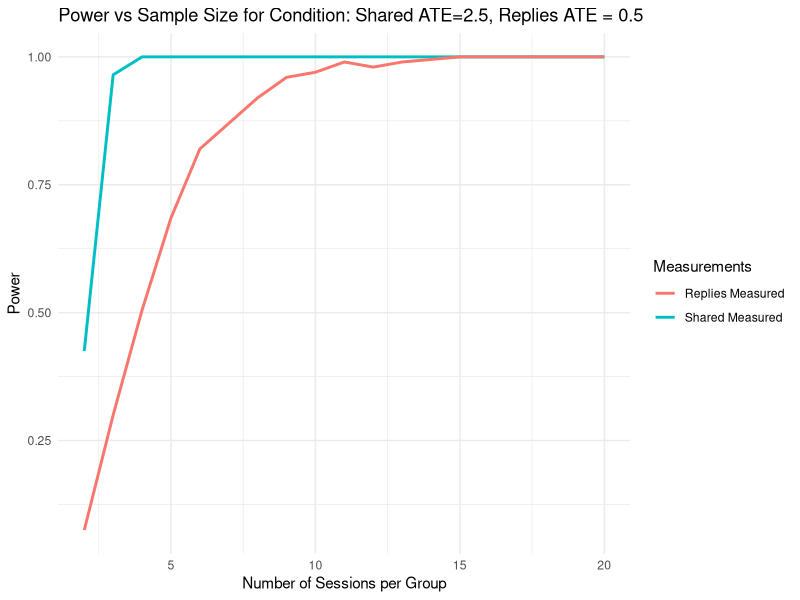
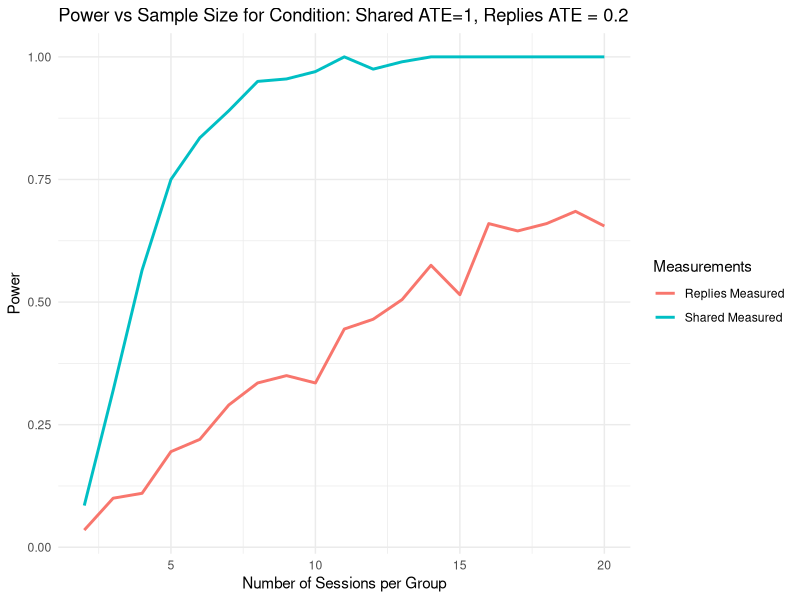
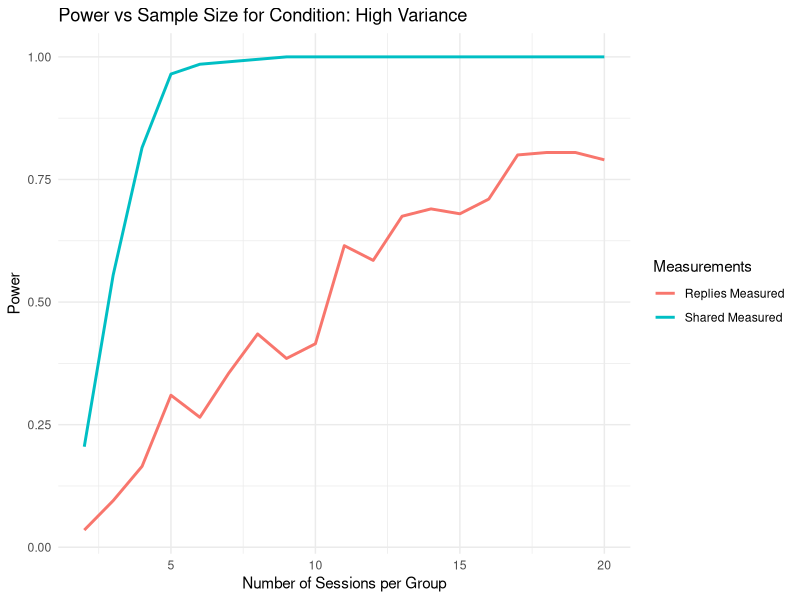

Generate these figures, in order, with R:
## ---- chunk 1
knitr::opts_chunk$set(echo = TRUE)
## ---- chunk 2
library(ggplot2)
library(data.table)

set.seed(1)

demo_size = 1000
d <- data.table(
  shared_flyers_control = rnorm(demo_size, 5, 0.5 ),
  replies_control = rnorm(demo_size, 1, 0.25),
  treatment = sample(rep(0:1, each = demo_size / 2))
)


d[, shared_flyers_treatment := shared_flyers_control + 2.5 ]
d[, replies_treatment := replies_control + 0.5 ]

#d[, shared_flyers_treatment := shared_flyers_control + rnorm(demo_size, 1, 0.25) ]
#d[, replies_treatment := replies_control + rnorm(demo_size, 0.5, 0.2)  ]

d[, shared_measured := ifelse(treatment == 1, shared_flyers_treatment, shared_flyers_control)]
d[, replies_measured := ifelse(treatment == 1, replies_treatment, replies_control)]

# min all measurements to zero
d[, shared_measured := pmax(shared_measured, 0)]
d[, replies_measured := pmax(replies_measured, 0)]



#Preparing data for Scenario 2
e <- data.table(
  shared_flyers_control = rnorm(demo_size, 5, 0.5 ),
  replies_control = rnorm(demo_size, 1, 0.25),
  treatment = sample(rep(0:1, each = demo_size / 2))
)


e[, shared_flyers_treatment := shared_flyers_control + 1 ]
e[, replies_treatment := replies_control + 0.2  ]

#e[, shared_flyers_treatment := shared_flyers_control + rnorm(demo_size, 0.6, 0.25) ]
#e[, replies_treatment := replies_control + rnorm(demo_size, 0.25, 0.2)  ]

e[, shared_measured := ifelse(treatment == 1, shared_flyers_treatment, shared_flyers_control)]
e[, replies_measured := ifelse(treatment == 1, replies_treatment, replies_control)]

# min all measurements to zero
e[, shared_measured := pmax(shared_measured, 0)]
e[, replies_measured := pmax(replies_measured, 0)]


#Preparing data for Scenario 3: More variance in data
c <- data.table(
  shared_flyers_control = rnorm(demo_size, 5, 1 ),
  replies_control = rnorm(demo_size, 1, 0.5),
  treatment = sample(rep(0:1, each = demo_size / 2))
)


c[, shared_flyers_treatment := shared_flyers_control + 2.5 ]
c[, replies_treatment := replies_control + 0.5  ]

#c[, shared_flyers_treatment := shared_flyers_control + rnorm(demo_size, 1, 0.25) ]
#c[, replies_treatment := replies_control + rnorm(demo_size, 0.5, 0.2)  ]

c[, shared_measured := ifelse(treatment == 1, shared_flyers_treatment, shared_flyers_control)]
c[, replies_measured := ifelse(treatment == 1, replies_treatment, replies_control)]

# min all measurements to zero
c[, shared_measured := pmax(shared_measured, 0)]
c[, replies_measured := pmax(replies_measured, 0)]



## ---- chunk 3


# General function to compute and plot power vs. sample size
compute_power_plot <- function(d, number_of_sessions_per_group, conditionTitle="No Title", power_repeats = 200) {
  power_shared <- numeric(length(number_of_sessions_per_group))
  power_replies <- numeric(length(number_of_sessions_per_group))

  for (j in seq_along(number_of_sessions_per_group)) {
    samples <- number_of_sessions_per_group[j]
    
    p_values_shared <- numeric(power_repeats) 
    p_values_replies <- numeric(power_repeats)
    
    for (k in 1:power_repeats) {
      
      sub_sample <- rbindlist(list(
        d[treatment == 1, ][sample(1:.N, samples, replace = FALSE), ],
        d[treatment == 0, ][sample(1:.N, samples, replace = FALSE), ]
      ))
      
      #t-test for shared_measured
      t_test_shared <- t.test(shared_measured ~ treatment, data = sub_sample)
      p_values_shared[k] <- t_test_shared$p.value
      
      #t-test for replies_measured
      t_test_replies <- t.test(replies_measured ~ treatment, data = sub_sample)
      p_values_replies[k] <- t_test_replies$p.value
    }
    
    power_shared[j] <- mean(p_values_shared < 0.05)
    power_replies[j] <- mean(p_values_replies < 0.05)
  }
  
  # Create a data frame for plotting
  power_data <- data.table(
    Sample_Size = number_of_sessions_per_group,
    Power_Shared = power_shared,
    Power_Replies = power_replies
  )
  
  # Plotting
  ggplot(power_data, aes(x = Sample_Size)) +
    geom_line(aes(y = Power_Shared, color = "Shared Measured"), size = 1) +
    geom_line(aes(y = Power_Replies, color = "Replies Measured"), size = 1) +
    labs(
      title = conditionTitle,
      x = "Number of Sessions per Group",
      y = "Power",
      color = "Measurements"
    ) +
    theme_minimal()
}


number_of_sessions_per_group <- seq(2, 20, by = 1)


compute_power_plot(d, number_of_sessions_per_group, conditionTitle="Power vs Sample Size for Condition: Shared ATE=2.5, Replies ATE = 0.5")
compute_power_plot(e, number_of_sessions_per_group, conditionTitle="Power vs Sample Size for Condition: Shared ATE=1, Replies ATE = 0.2")
compute_power_plot(c, number_of_sessions_per_group, conditionTitle="Power vs Sample Size for Condition: High Variance")
## ---- chunk 4
#
#d[, shared_flyers_treatment := shared_flyers_control + rnorm(demo_size, 1, 0.25) ]
#d[, replies_treatment := replies_control + rnorm(demo_size, 0.5, 0.2)  ]

#d[, shared_measured := ifelse(treatment == 1, shared_flyers_treatment, shared_flyers_control)]
#d[, replies_measured := ifelse(treatment == 1, replies_treatment, replies_control)]

# min all measurements to zero
#d[, shared_measured := pmax(shared_measured, 0)]
#d[, replies_measured := pmax(replies_measured, 0)]

#number_of_sessions_per_group <- seq(3, 20, by = 2)
#power_shared <- numeric(length(number_of_sessions_per_group))
#power_replies <- numeric(length(number_of_sessions_per_group))

#for (j in seq_along(number_of_sessions_per_group)) {
  #samples <- number_of_sessions_per_group[j]
  
  #power_repeats <- 100
  #p_values_shared <- numeric(power_repeats) 
  #p_values_replies <- numeric(power_repeats)
  
  #for (k in 1:power_repeats) {
    
    #sub_sample <- rbindlist(list(
   #   d[treatment == 1, ][sample(1:.N, samples, replace = FALSE), ],
    #  d[treatment == 0, ][sample(1:.N, samples, replace = FALSE), ]
    #))
  
    
    #Random inference. This would be nice, but takes way too much time to run. Using t-tests (above) instead
    #shared_measured_ate <- mean(sub_sample[treatment == 1]$shared_measured) - mean(sub_sample[treatment == 0]$shared_measured)
    #replies_measured_ate <- mean(sub_sample[treatment == 1]$replies_measured) - mean(sub_sample[treatment == 0]$replies_measured)
    
    #res_shared <- numeric(1000)
    #res_replies <- numeric(1000)
    
    #for (i in 1:1000) { 
      #balanced_random_treatment <- sample(rep(0:1, each = nrow(sub_sample) / 2))
    
      #sub_sample[, random_treatment := balanced_random_treatment]
      
    # ri_means_shared <- sub_sample[, .(ri_mean_shared = mean(shared_measured)), keyby = .(random_treatment)]
    # ri_means_replies <- sub_sample[, .(ri_mean_replies = mean(replies_measured)), keyby = .(random_treatment)]
      
     #res_shared[i] <- diff(ri_means_shared$ri_mean_shared)
    # res_replies[i] <- diff(ri_means_replies$ri_mean_replies)
    #}
    
     #Performing a two-tailed p-value test
    #p_values_shared[k] <- mean(abs(res_shared) >= abs(shared_measured_ate)) 
    #p_values_replies[k] <- mean(abs(res_replies) >= abs(replies_measured_ate))
 # }
  
  # Calculating power
 # power_shared[j] <- mean(p_values_shared < 0.05) 
 # power_replies[j] <- mean(p_values_replies < 0.05)
#}

#print(power_shared)
#print(power_replies)

